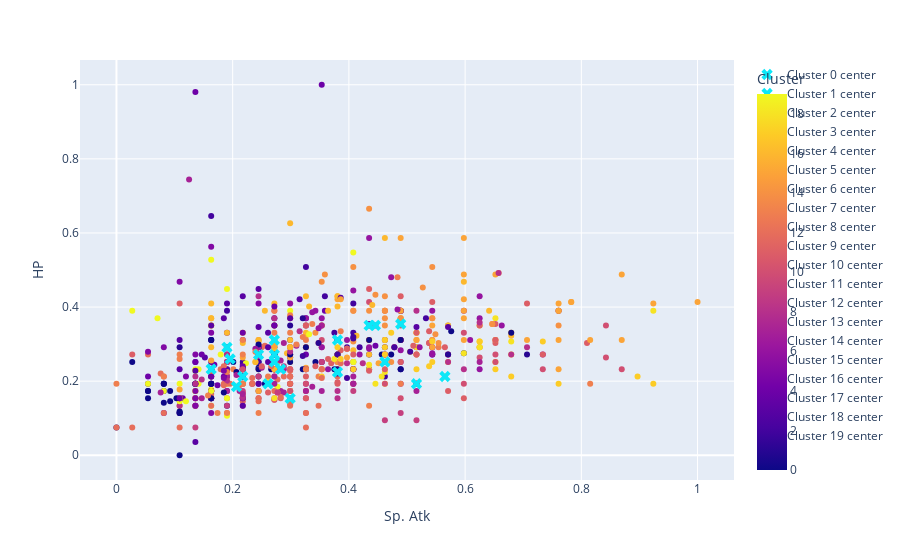

Notebook code cell kept with this figure:
### Code cell
#sp attack vs hp, scatter plot
fig = px.scatter(temp, x='Sp. Atk', y='HP', color='Cluster')
#mark the cluster centers with a cross
for cluster in sorted(clusters):
    cluster_center = kmediods.cluster_centers_[cluster]
    fig.add_scatter(x=[cluster_center[3]], y=[cluster_center[0]], mode='markers', marker=dict(size=10, symbol='x', color='#0ce7f8'), name=f'Cluster {cluster} center')
fig.show()

### Figure 1 — Plotly figure (JSON) as saved in the notebook; plotly's stock layout.template omitted (floating-point values rounded to 4 significant figures; data arrays with more than 128 entries replaced by an {"elided": "..."} marker saying what was removed)
{"data": [{"hovertemplate": "Sp. Atk=%{x}<br>HP=%{y}<br>Cluster=%{marker.color}<extra></extra>", "legendgroup": "", "marker": {"color": {"elided": "800 int values"}, "coloraxis": "coloraxis", "symbol": "circle"}, "mode": "markers", "name": "", "orientation": "v", "showlegend": false, "type": "scatter", "x": {"elided": "800 float values"}, "xaxis": "x", "y": {"elided": "800 float values"}, "yaxis": "y"}, {"marker": {"color": "#0ce7f8", "size": 10, "symbol": "x"}, "mode": "markers", "name": "Cluster 0 center", "type": "scatter", "x": [0.2174], "y": [0.2126]}, {"marker": {"color": "#0ce7f8", "size": 10, "symbol": "x"}, "mode": "markers", "name": "Cluster 1 center", "type": "scatter", "x": [0.2717], "y": [0.252]}, {"marker": {"color": "#0ce7f8", "size": 10, "symbol": "x"}, "mode": "markers", "name": "Cluster 2 center", "type": "scatter", "x": [0.3804], "y": [0.311]}, {"marker": {"color": "#0ce7f8", "size": 10, "symbol": "x"}, "mode": "markers", "name": "Cluster 3 center", "type": "scatter", "x": [0.1902], "y": [0.2913]}, {"marker": {"color": "#0ce7f8", "size": 10, "symbol": "x"}, "mode": "markers", "name": "Cluster 4 center", "type": "scatter", "x": [0.163], "y": [0.2323]}, {"marker": {"color": "#0ce7f8", "size": 10, "symbol": "x"}, "mode": "markers", "name": "Cluster 5 center", "type": "scatter", "x": [0.1957], "y": [0.2598]}, {"marker": {"color": "#0ce7f8", "size": 10, "symbol": "x"}, "mode": "markers", "name": "Cluster 6 center", "type": "scatter", "x": [0.4457], "y": [0.3504]}, {"marker": {"color": "#0ce7f8", "size": 10, "symbol": "x"}, "mode": "markers", "name": "Cluster 7 center", "type": "scatter", "x": [0.2826], "y": [0.2323]}, {"marker": {"color": "#0ce7f8", "size": 10, "symbol": "x"}, "mode": "markers", "name": "Cluster 8 center", "type": "scatter", "x": [0.2717], "y": [0.2717]}, {"marker": {"color": "#0ce7f8", "size": 10, "symbol": "x"}, "mode": "markers", "name": "Cluster 9 center", "type": "scatter", "x": [0.2989], "y": [0.1535]}, {"marker": {"color": "#0ce7f8", "size": 10, "symbol": "x"}, "mode": "markers", "name": "Cluster 10 center", "type": "scatter", "x": [0.5163], "y": [0.1929]}, {"marker": {"color": "#0ce7f8", "size": 10, "symbol": "x"}, "mode": "markers", "name": "Cluster 11 center", "type": "scatter", "x": [0.3804], "y": [0.2244]}, {"marker": {"color": "#0ce7f8", "size": 10, "symbol": "x"}, "mode": "markers", "name": "Cluster 12 center", "type": "scatter", "x": [0.2609], "y": [0.1929]}, {"marker": {"color": "#0ce7f8", "size": 10, "symbol": "x"}, "mode": "markers", "name": "Cluster 13 center", "type": "scatter", "x": [0.2446], "y": [0.2717]}, {"marker": {"color": "#0ce7f8", "size": 10, "symbol": "x"}, "mode": "markers", "name": "Cluster 14 center", "type": "scatter", "x": [0.4348], "y": [0.3504]}, {"marker": {"color": "#0ce7f8", "size": 10, "symbol": "x"}, "mode": "markers", "name": "Cluster 15 center", "type": "scatter", "x": [0.4891], "y": [0.3543]}, {"marker": {"color": "#0ce7f8", "size": 10, "symbol": "x"}, "mode": "markers", "name": "Cluster 16 center", "type": "scatter", "x": [0.2717], "y": [0.311]}, {"marker": {"color": "#0ce7f8", "size": 10, "symbol": "x"}, "mode": "markers", "name": "Cluster 17 center", "type": "scatter", "x": [0.462], "y": [0.252]}, {"marker": {"color": "#0ce7f8", "size": 10, "symbol": "x"}, "mode": "markers", "name": "Cluster 18 center", "type": "scatter", "x": [0.5652], "y": [0.2126]}, {"marker": {"color": "#0ce7f8", "size": 10, "symbol": "x"}, "mode": "markers", "name": "Cluster 19 center", "type": "scatter", "x": [0.2065], "y": [0.185]}], "layout": {"coloraxis": {"colorbar": {"title": {"text": "Cluster"}}, "colorscale": [[0, "#0d0887"], [0.1111, "#46039f"], [0.2222, "#7201a8"], [0.3333, "#9c179e"], [0.4444, "#bd3786"], [0.5556, "#d8576b"], [0.6667, "#ed7953"], [0.7778, "#fb9f3a"], [0.8889, "#fdca26"], [1, "#f0f921"]]}, "legend": {"tracegroupgap": 0}, "margin": {"t": 60}, "xaxis": {"anchor": "y", "domain": [0, 1], "title": {"text": "Sp. Atk"}}, "yaxis": {"anchor": "x", "domain": [0, 1], "title": {"text": "HP"}}}}
